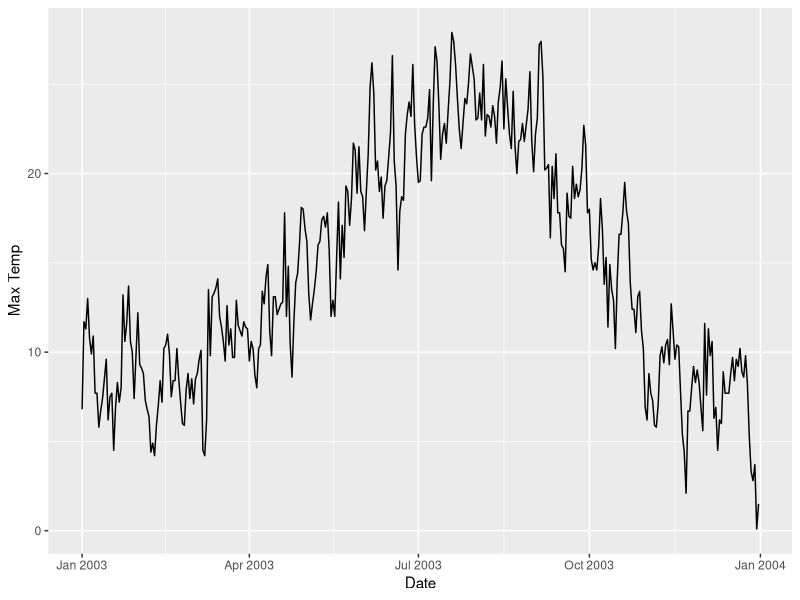
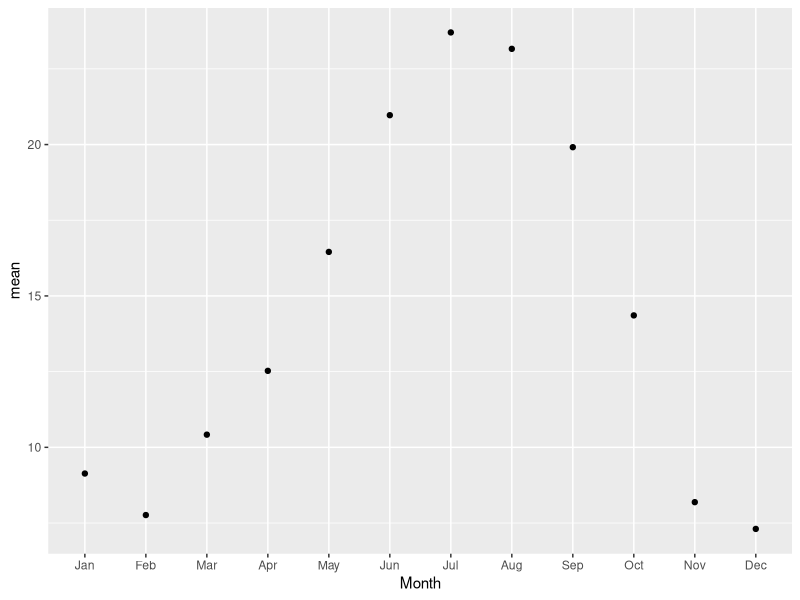
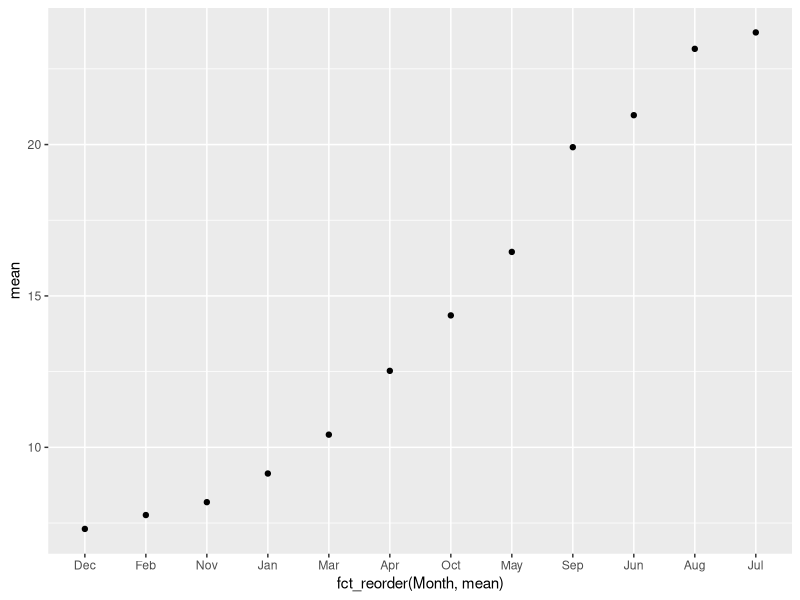

Generate these figures, in order, with R:
## ---- chunk 1
knitr::opts_chunk$set(echo = TRUE,warning=FALSE,message=FALSE)
## ---- chunk 2
library(tidyverse)
library(forcats)
library(lubridate)
yvr <- read_csv("weatherYVR.csv")
yvr
## ---- chunk 3
lab <- yvr %>%
  mutate(`Date/Time` = ymd(`Date/Time`, tz = "America/Vancouver")) %>% 
  rename(Date = `Date/Time`)
lab
## ---- chunk 4
lab %>% 
  ggplot(mapping = aes(x = Date, y = `Max Temp`)) + 
  geom_line()
## ---- chunk 5
lab <- lab %>% 
  mutate(Month = month(Date, label = TRUE))
lab
## ---- chunk 6
lab %>% 
  group_by(Month) %>%
  summarise(mean = mean(`Max Temp`)) %>%
  ggplot(mapping = aes(x = Month, y = `mean`)) + 
  geom_point()
## ---- chunk 7
lab %>% 
  group_by(Month) %>%
  summarise(mean = mean(`Max Temp`)) %>%
  ggplot(mapping = aes(x = fct_reorder(Month, mean), y = mean)) + geom_point()
